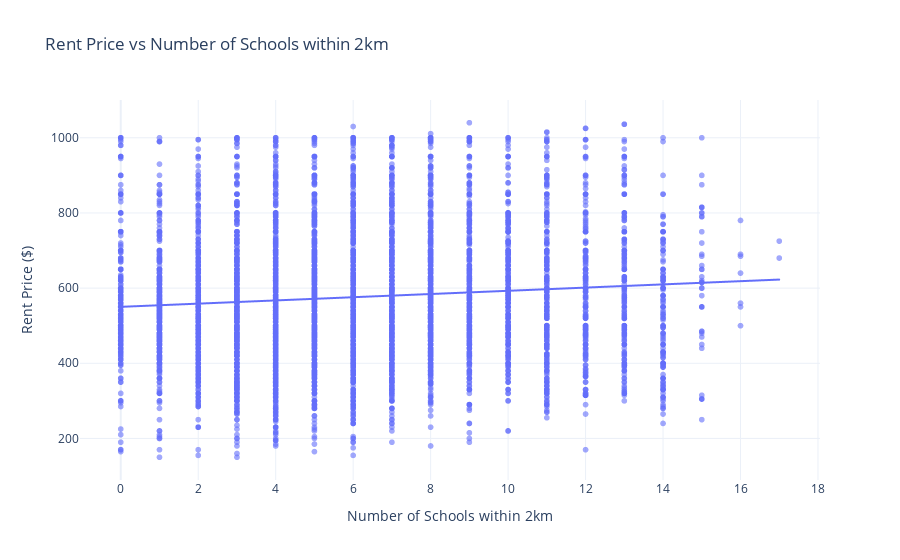

Notebook code cell kept with this figure:
### Code cell
merged_df['Rent_Price'] = pd.to_numeric(merged_df['Rent_Price'], errors='coerce')
merged_df = merged_df.dropna(subset=['Rent_Price', 'School_Counts'])

fig = px.scatter(merged_df, 
                 x='School_Counts', 
                 y='Rent_Price', 
                 title='Rent Price vs Number of Schools within 2km', 
                 labels={'School_Counts':'Number of Schools within 2km', 'Rent_Price':'Rent Price ($)'}, 
                 opacity=0.6, 
                 trendline="ols")  


fig.update_layout(
    xaxis_title="Number of Schools within 2km",
    yaxis_title="Rent Price ($)",
    template="plotly_white"
)

fig.show()

### Figure 1 — Plotly figure (JSON) as saved in the notebook; plotly's stock layout.template omitted (floating-point values rounded to 4 significant figures; data arrays with more than 128 entries replaced by an {"elided": "..."} marker saying what was removed)
{"data": [{"hovertemplate": "Number of Schools within 2km=%{x}<br>Rent Price ($)=%{y}<extra></extra>", "legendgroup": "", "marker": {"color": "#636efa", "opacity": 0.6, "symbol": "circle"}, "mode": "markers", "name": "", "showlegend": false, "type": "scattergl", "x": {"elided": "10018 int values"}, "xaxis": "x", "y": {"elided": "10018 float values"}, "yaxis": "y"}, {"hovertemplate": "<b>OLS trendline</b><br>Rent_Price = 4.26837 * School_Counts + 550.172<br>R<sup>2</sup>=0.008899<br><br>Number of Schools within 2km=%{x}<br>Rent Price ($)=%{y} <b>(trend)</b><extra></extra>", "legendgroup": "", "marker": {"color": "#636efa", "symbol": "circle"}, "mode": "lines", "name": "", "showlegend": false, "type": "scattergl", "x": {"elided": "10018 int values"}, "xaxis": "x", "y": {"elided": "10018 float values"}, "yaxis": "y"}], "layout": {"legend": {"tracegroupgap": 0}, "title": {"text": "Rent Price vs Number of Schools within 2km"}, "xaxis": {"anchor": "y", "domain": [0, 1], "title": {"text": "Number of Schools within 2km"}}, "yaxis": {"anchor": "x", "domain": [0, 1], "title": {"text": "Rent Price ($)"}}}}
